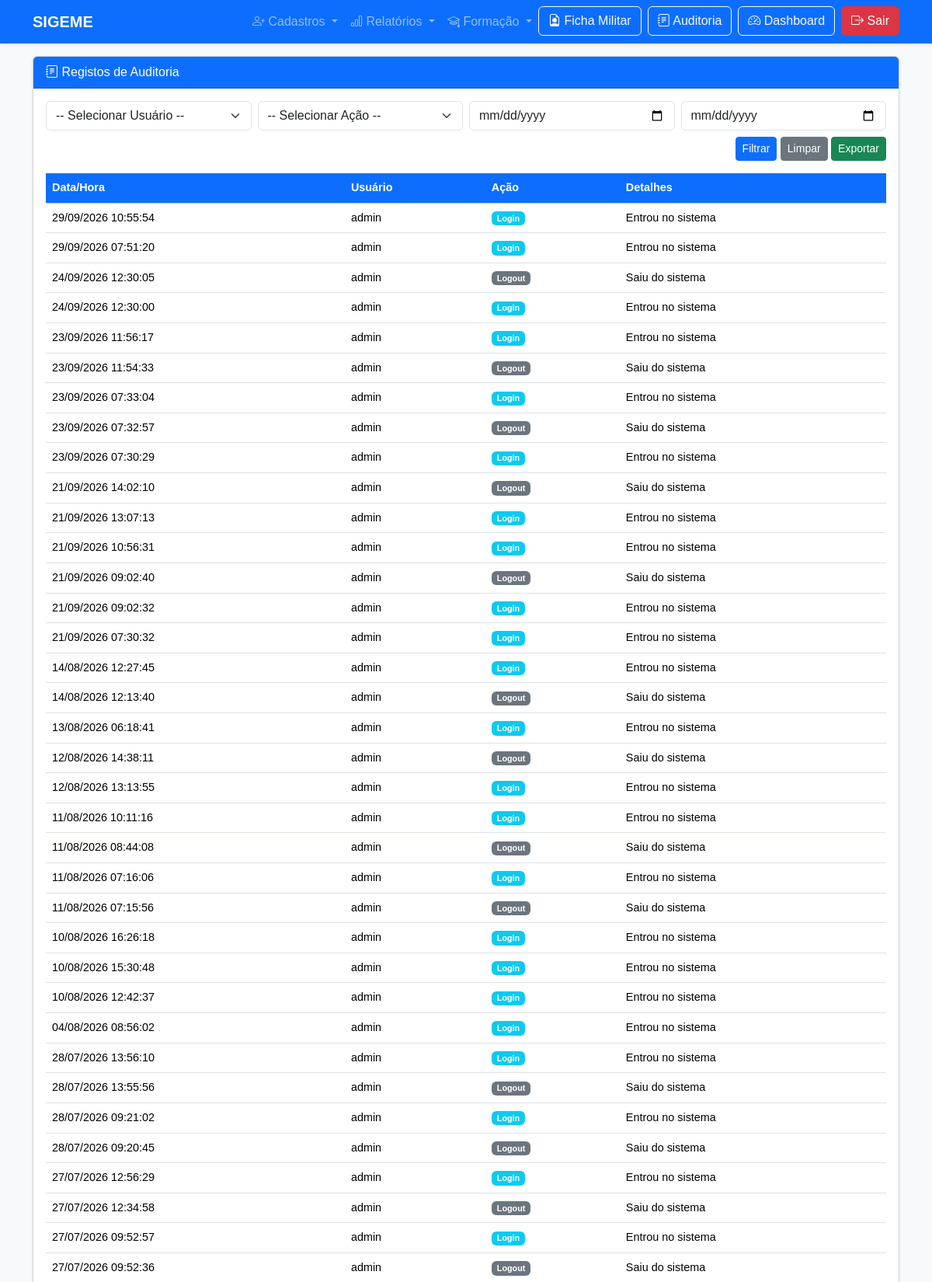
Screenshot of /auditorias (signed in, upper part) with the database file from the repository.
### app.py (models this page shows, shortened)
class Auditoria(db.Model):
    __tablename__ = 'auditorias'
    id = db.Column(db.Integer, primary_key=True)
    usuario = db.Column(db.String(50), nullable=False)
    acao = db.Column(db.Enum(
        'Criar', 'Editar', 'Eliminar', 'Login', 'Logout', 'Exportar',
        name='acao_enum'
    ), nullable=False)
    detalhes = db.Column(db.Text)
    data_hora = db.Column(db.DateTime, default=datetime.utcnow)

### app.py (the view, shortened to what this page needs)
@app.route('/auditorias')
@login_required
def listar_auditorias():
    usuario = request.args.get('usuario')
    acao = request.args.get('acao')
    data_inicio = request.args.get('data_inicio')
    data_fim = request.args.get('data_fim')
    query = Auditoria.query
    if usuario and usuario.strip():
        query = query.filter(Auditoria.usuario == usuario)
    if acao and acao.strip():
        query = query.filter(Auditoria.acao == acao)
    if data_inicio:
        try:
            dt_inicio = datetime.strptime(data_inicio, "%Y-%m-%d")
            query = query.filter(Auditoria.data_hora >= dt_inicio)
        except ValueError:
            flash("Data inicial inválida", "danger")
    logs = query.order_by(Auditoria.data_hora.desc()).all()
    usuarios = [u[0] for u in db.session.query(Auditoria.usuario).distinct().all()]
    acoes = ['Criar', 'Editar', 'Eliminar', 'Login', 'Logout', 'Exportar']
    return render_template("auditorias.html", logs=logs, usuarios=usuarios, acoes=acoes)

### app.py (called while the page is built)
@login_manager.user_loader
def load_user(user_id):
    return Usuario.query.get(int(user_id))

### templates/auditorias.html (shortened to what this page needs)
{% extends "base.html" %}
{% block content %}
<div class="card shadow-sm mb-4">
    <div class="card-header bg-primary text-white">
        <i class="bi bi-journal-text"></i> Registos de Auditoria
    </div>
    <div class="card-body">
        <form method="get" class="row g-2 mb-3">
            <div class="col-md-3">
                <select name="usuario" class="form-select">
                    <option value="">-- Selecionar Usuário --</option>
                </select>
            </div>
            <div class="col-md-3">
                <select name="acao" class="form-select">
                    <option value="">-- Selecionar Ação --</option>
                </select>
            </div>
            <div class="col-md-3">
                <input type="date" name="data_inicio" class="form-control"
                       value="{{ request.args.get('data_inicio','') }}">
            </div>
            <div class="col-md-3">
                <input type="date" name="data_fim" class="form-control"
                       value="{{ request.args.get('data_fim','') }}">
            </div>
            <div class="col-12 text-end">
                <button type="submit" class="btn btn-primary btn-sm">Filtrar</button>
                <a href="{{ url_for('listar_auditorias') }}" class="btn btn-secondary btn-sm">Limpar</a>
                <button type="button" class="btn btn-success btn-sm">Exportar</button>
            </div>
        </form>
        <table class="table table-hover table-sm">
            <thead class="table-light">
                <tr>
                    <th>Data/Hora</th>
                    <th>Usuário</th>
                    <th>Ação</th>
                    <th>Detalhes</th>
                </tr>
            </thead>
            <tbody>
                {% for log in logs %}
                <tr>
                    <td>{{ log.data_hora.strftime('%d/%m/%Y %H:%M:%S') }}</td>
                    <td>{{ log.usuario }}</td>
                    <td>
                        {% if log.acao == 'Criar' %}
                            <span class="badge bg-success">Criar</span>
                        {% elif log.acao == 'Editar' %}
                            <span class="badge bg-primary">Editar</span>
                        {% elif log.acao == 'Eliminar' %}
                            <span class="badge bg-danger">Eliminar</span>
                        {% elif log.acao == 'Login' %}
                            <span class="badge bg-info">Login</span>
                        {% elif log.acao == 'Logout' %}
                            <span class="badge bg-secondary">Logout</span>
                        {% elif log.acao == 'Exportar' %}
                            <span class="badge bg-warning text-dark">Exportar</span>
                        {% else %}
                            <span class="badge bg-dark">{{ log.acao }}</span>
                        {% endif %}
                    </td>
                    <td>{{ log.detalhes }}</td>
                </tr>
                {% else %}
                <tr>
                    <td colspan="4" class="text-center">Nenhum registo encontrado</td>
                </tr>
                {% endfor %}
            </tbody>
        </table>
    </div>
</div>
{% endblock %}

### static/style.css (style rules this page uses)
body { background-color: #f8f9fa; font-family: Arial, sans-serif; }
.table { font-size: 0.9rem; }
.table th { background-color: #0d6efd; color: #fff; }
.table td, .table th { padding: 0.5rem; vertical-align: middle; }
.btn-primary { background-color: #0d6efd; border-color: #0d6efd; }

### rows the page displays
Auditoria: data_hora "29/09/2026 10:55:54", usuario "admin", acao "Login", detalhes "Entrou no sistema"
Auditoria: data_hora "29/09/2026 07:51:20", usuario "admin", acao "Login", detalhes "Entrou no sistema"
Auditoria: data_hora "24/09/2026 12:30:05", usuario "admin", acao "Logout", detalhes "Saiu do sistema"
Auditoria: data_hora "24/09/2026 12:30:00", usuario "admin", acao "Login", detalhes "Entrou no sistema"
Auditoria: data_hora "23/09/2026 11:56:17", usuario "admin", acao "Login", detalhes "Entrou no sistema"
Auditoria: data_hora "23/09/2026 11:54:33", usuario "admin", acao "Logout", detalhes "Saiu do sistema"
Auditoria: data_hora "23/09/2026 07:33:04", usuario "admin", acao "Login", detalhes "Entrou no sistema"
Auditoria: data_hora "23/09/2026 07:32:57", usuario "admin", acao "Logout", detalhes "Saiu do sistema"
Auditoria: data_hora "23/09/2026 07:30:29", usuario "admin", acao "Login", detalhes "Entrou no sistema"
Auditoria: data_hora "21/09/2026 14:02:10", usuario "admin", acao "Logout", detalhes "Saiu do sistema"
Auditoria: data_hora "21/09/2026 13:07:13", usuario "admin", acao "Login", detalhes "Entrou no sistema"
Auditoria: data_hora "21/09/2026 10:56:31", usuario "admin", acao "Login", detalhes "Entrou no sistema"
Auditoria: data_hora "21/09/2026 09:02:40", usuario "admin", acao "Logout", detalhes "Saiu do sistema"
Auditoria: data_hora "21/09/2026 09:02:32", usuario "admin", acao "Login", detalhes "Entrou no sistema"
Auditoria: data_hora "21/09/2026 07:30:32", usuario "admin", acao "Login", detalhes "Entrou no sistema"
Auditoria: data_hora "14/08/2026 12:27:45", usuario "admin", acao "Login", detalhes "Entrou no sistema"
Auditoria: data_hora "14/08/2026 12:13:40", usuario "admin", acao "Logout", detalhes "Saiu do sistema"
Auditoria: data_hora "13/08/2026 06:18:41", usuario "admin", acao "Login", detalhes "Entrou no sistema"
Auditoria: data_hora "12/08/2026 14:38:11", usuario "admin", acao "Logout", detalhes "Saiu do sistema"
Auditoria: data_hora "12/08/2026 13:13:55", usuario "admin", acao "Login", detalhes "Entrou no sistema"
Auditoria: data_hora "11/08/2026 10:11:16", usuario "admin", acao "Login", detalhes "Entrou no sistema"
Auditoria: data_hora "11/08/2026 08:44:08", usuario "admin", acao "Logout", detalhes "Saiu do sistema"
Auditoria: data_hora "11/08/2026 07:16:06", usuario "admin", acao "Login", detalhes "Entrou no sistema"
Auditoria: data_hora "11/08/2026 07:15:56", usuario "admin", acao "Logout", detalhes "Saiu do sistema"
Auditoria: data_hora "10/08/2026 16:26:18", usuario "admin", acao "Login", detalhes "Entrou no sistema"
Auditoria: data_hora "10/08/2026 15:30:48", usuario "admin", acao "Login", detalhes "Entrou no sistema"
Auditoria: data_hora "10/08/2026 12:42:37", usuario "admin", acao "Login", detalhes "Entrou no sistema"
Auditoria: data_hora "04/08/2026 08:56:02", usuario "admin", acao "Login", detalhes "Entrou no sistema"
Auditoria: data_hora "28/07/2026 13:56:10", usuario "admin", acao "Login", detalhes "Entrou no sistema"
Auditoria: data_hora "28/07/2026 13:55:56", usuario "admin", acao "Logout", detalhes "Saiu do sistema"
Auditoria: data_hora "28/07/2026 09:21:02", usuario "admin", acao "Login", detalhes "Entrou no sistema"
Auditoria: data_hora "28/07/2026 09:20:45", usuario "admin", acao "Logout", detalhes "Saiu do sistema"
Auditoria: data_hora "27/07/2026 12:56:29", usuario "admin", acao "Login", detalhes "Entrou no sistema"
Auditoria: data_hora "27/07/2026 12:34:58", usuario "admin", acao "Logout", detalhes "Saiu do sistema"
Auditoria: data_hora "27/07/2026 09:52:57", usuario "admin", acao "Login", detalhes "Entrou no sistema"
Auditoria: data_hora "27/07/2026 09:52:36", usuario "admin", acao "Logout", detalhes "Saiu do sistema"
